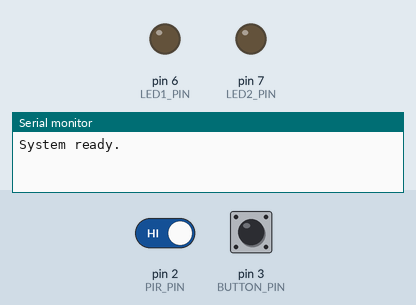
A sketch run on a simulated Arduino Uno, built with avr-gcc and run on an emulated ATmega328P. On the bench: output pins drawn as LEDs (lit = HIGH), the last lines printed to the serial monitor. Inputs (shaded band) come from the test bench; at power-on: pin 3 (BUTTON_PIN) HIGH, pin 2 (PIR_PIN) HIGH.

Above: at 1.2 s.
1.3 s: pin 3 (BUTTON_PIN) pulled LOW for 0.15 s
At 2.3 s:
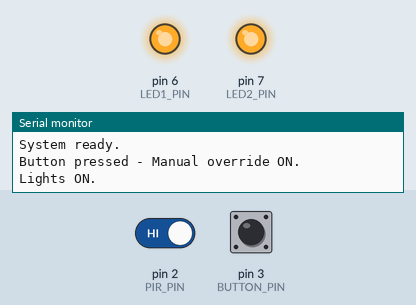
2.9 s: pin 3 (BUTTON_PIN) pulled LOW for 1 s
At 3.5 s:
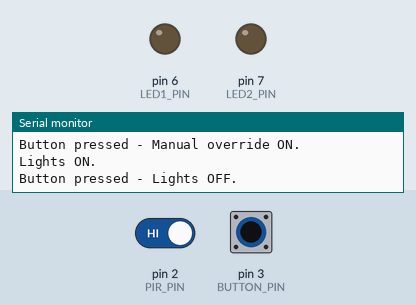
5.4 s: pin 3 (BUTTON_PIN) pulled LOW for 3.2 s
At 6.6 s:
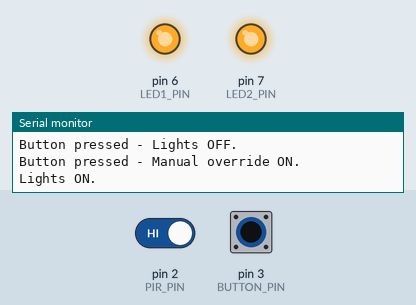
Timing chart, 0 to 8.4 s (numbered marks = the images above; inputs shaded):
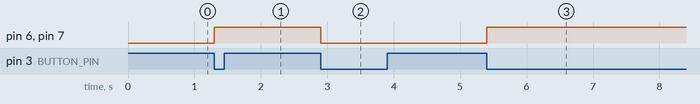

Measured:
- after the input at 1.3 s, pin 6 (LED1_PIN), pin 7 (LED2_PIN): LOW → HIGH at once
- after the input at 2.9 s, pin 6 (LED1_PIN), pin 7 (LED2_PIN): HIGH → LOW at once
- after the input at 5.4 s, pin 6 (LED1_PIN), pin 7 (LED2_PIN): LOW → HIGH at once

The sketch:

Task4_1P_Interrupts.ino
```cpp
#include <Wire.h>
#include <BH1750.h>

// Pins
const int PIR_PIN = 2;
const int BUTTON_PIN = 3;

const int LED1_PIN = 6;
const int LED2_PIN = 7;

// Light thresholds
const float DARK_THRESHOLD = 20.0;
const float BRIGHT_THRESHOLD = 40.0;

// BH1750 light sensor
BH1750 lightMeter;

// Interrupt flags
volatile bool motionDetected = false;
volatile bool buttonPressed = false;

// Light state
bool lightsOn = false;

// Manual control
bool manualOverride = false;

// Check light level every 500 ms
unsigned long lastLightCheck = 0;
const unsigned long LIGHT_CHECK_TIME = 500;


// PIR interrupt
void motionISR() {
  motionDetected = true;
}


// Button interrupt
void buttonISR() {
  buttonPressed = true;
}


// Turn both lights ON or OFF
void setLights(bool state) {

  lightsOn = state;

  if (state) {
    digitalWrite(LED1_PIN, HIGH);
    digitalWrite(LED2_PIN, HIGH);
  }
  else {
    digitalWrite(LED1_PIN, LOW);
    digitalWrite(LED2_PIN, LOW);
  }
}


void setup() {

  Serial.begin(9600);

  Wire.begin();
  lightMeter.begin();

  pinMode(PIR_PIN, INPUT);
  pinMode(BUTTON_PIN, INPUT_PULLUP);

  pinMode(LED1_PIN, OUTPUT);
  pinMode(LED2_PIN, OUTPUT);

  setLights(false);
  // PIR interrupt
  attachInterrupt(
    digitalPinToInterrupt(PIR_PIN),
    motionISR,
    RISING
  );
  // Slider/button interrupt
  attachInterrupt(
    digitalPinToInterrupt(BUTTON_PIN),
    buttonISR,
    FALLING
  );

  Serial.println("System ready.");
}


void loop() {

  // -------------------------
  // BUTTON / SLIDER EVENT
  // -------------------------

  if (buttonPressed) {

    buttonPressed = false;

    if (lightsOn) {

      setLights(false);
      manualOverride = false;

      Serial.println("Button pressed - Lights OFF.");

    }
    else {

      setLights(true);
      manualOverride = true;

      Serial.println("Button pressed - Manual override ON.");
      Serial.println("Lights ON.");
    }
  }
  // PIR MOTION EVENT
  if (motionDetected) {

    motionDetected = false;

    float lux = lightMeter.readLightLevel();

    Serial.print("Motion detected. Light level: ");
    Serial.print(lux);
    Serial.println(" lux.");

    // Only automatic control if manual override is OFF
    if (!manualOverride) {

      if (lux < DARK_THRESHOLD) {

        setLights(true);

        Serial.println("It is dark.");
        Serial.println("Lights turned ON automatically.");

      }
      else {

        Serial.println("It is bright.");
        Serial.println("Lights remain unchanged.");
      }
    }
  }
  // CHECK FOR BRIGHT LIGHT
  if (lightsOn &&
      !manualOverride &&
      millis() - lastLightCheck >= LIGHT_CHECK_TIME) {

    lastLightCheck = millis();

    float lux = lightMeter.readLightLevel();

    if (lux >= BRIGHT_THRESHOLD) {

      setLights(false);

      Serial.print("It is bright: ");
      Serial.print(lux);
      Serial.println(" lux.");

      Serial.println("Lights turned OFF automatically.");
    }
  }


  delay(50);
}
```
